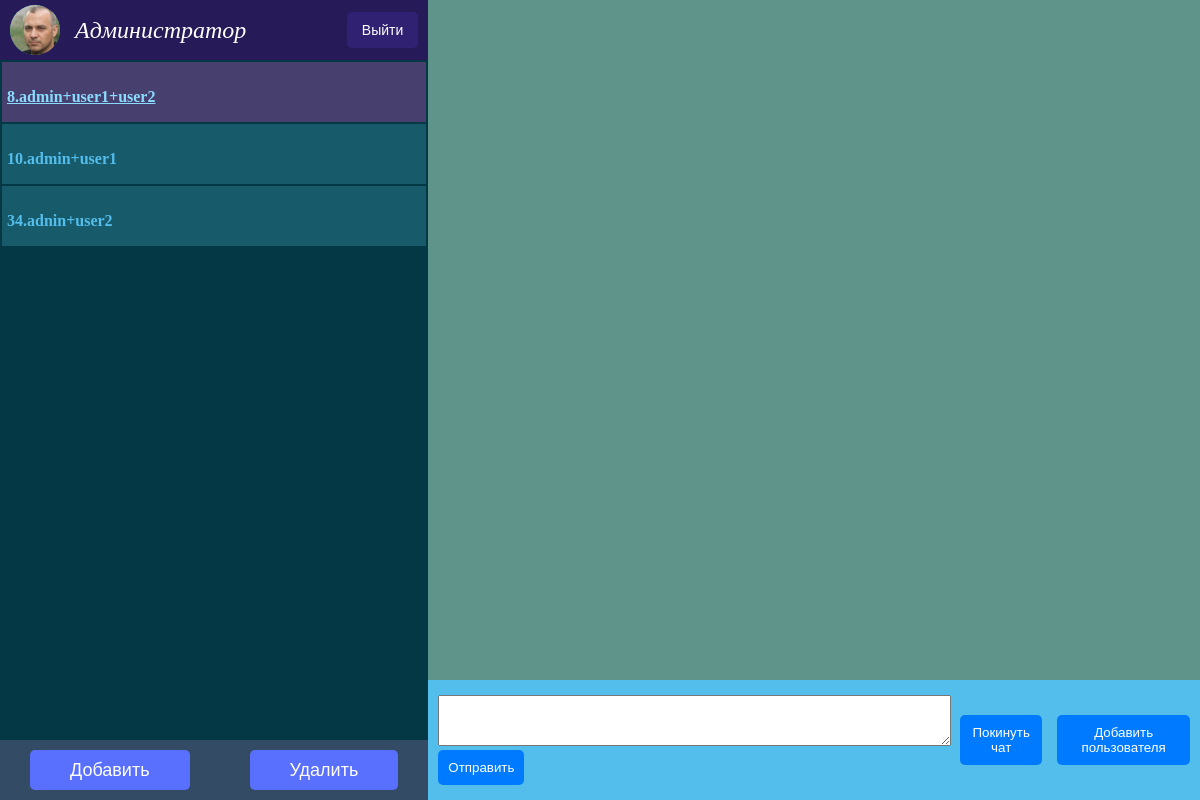
Page / (signed in) on the earlier database version.
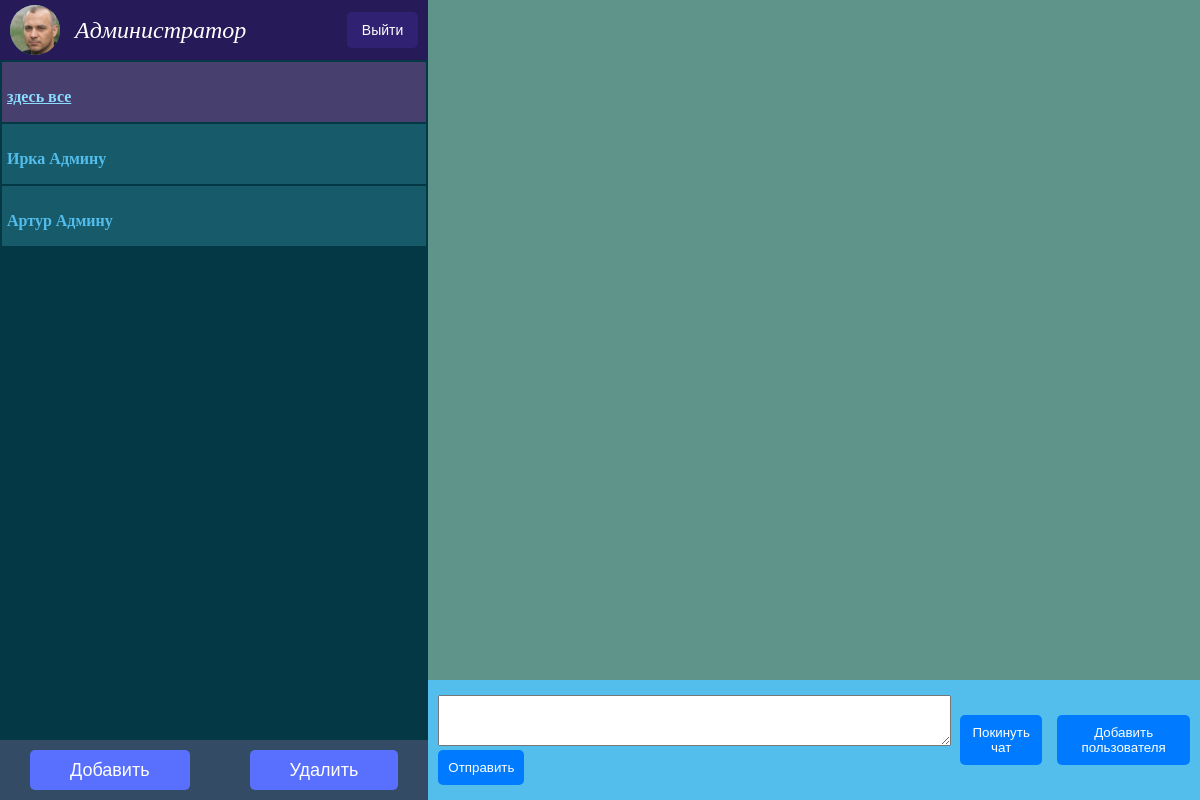
Same page on the later database version.
### app/models.py (models this page shows, shortened)
class Profile(models.Model):
    user = models.OneToOneField(User, on_delete=models.CASCADE)
    portrait = models.ImageField(storage=OverwriteStorage(), upload_to=image_path, null=True, blank=True)
    nickname = models.CharField(max_length=30, default=None, null=True, blank=True)

class Chat(models.Model):
    title = models.CharField(max_length=30, unique=True, verbose_name="Заголовок")
    members = models.ManyToManyField(User, related_name="rooms")
    @property
    def members_list(self):
        return [m.id for m in self.members.all()]

### app/views.py (the view)
# urls.py: path('', views.ChatListView.as_view(), name='home'),
class ChatListView(LoginRequiredMixin, ListView):
    model = models.Chat
    form_class = forms.MessageForm
    template_name = 'app/chatlist.html'
    context_object_name = 'chats'
    def get_queryset(self):
        queryset = super().get_queryset().filter(members__in=[self.request.user])
        return queryset
    def get_context_data(self, **kwargs):
        context = super().get_context_data(**kwargs)
        context['author'] = self.request.user
        profile, creted = models.Profile.objects.get_or_create(user=self.request.user)
        context['profile'] = profile
        context['form'] = self.form_class
        return context

### templates/app/chatlist.html (shortened to what this page needs)
{% extends 'default.html' %}
{% block content %}
  <div class="container">
    <div class="menu">
      <div class="profile">
        <div class="avatar">
          {% if profile.portrait %}
            <img src="{{ profile.portrait.url }}"/>
          {% endif %}
        </div>
        <h2 class="login"><a href="{% url 'profile' %}">{{ profile.nickname|default_if_none:author.username }}</a></h2>
      </div>
      <a href="{% url 'logout' %}" class="button-style">Выйти</a>
    </div>
    <div class="chat-list">
      {% if chats %}
        {% for c in chats %}
          <div id="chat-list_item-{{ c.id }}" class="chat-list_item" chat-id="{{ c.id }}" members="{{ c.members_list }}">
            <h4>{{ c.title }}</h4>
          </div>
        {% endfor %}
      {% endif %}
    </div>
    <div class="chat-manage">
      <button id="chat-create" class="big-button">Добавить</button>
      <button id="chat-destroy" class="big-button">Удалить</button>
    </div>
    <div class="message-list"></div>
    <div class="message-sender">
      <form id="message-sender" action="" method="post">
        {{ form }}
        <button type="submit" id="message-sender-button" class="submit-button">Отправить</button>
      </form>
      <button id="leave-chat" class="submit-button">Покинуть чат</button>
      <button id="recruit-chat" class="submit-button">Добавить пользователя</button>
    </div>
  </div>
{% endblock content %}

### templates/default.html (shortened to what this page needs)
{% load static %}
<!DOCTYPE html>
<html lang="en">
<head>
    <link rel="stylesheet" type="text/css" href="{% static 'css/styles.css' %}">
</head>
<body>
    {% block content %}
    {% endblock content %}
</body>
</html>

### static/css/styles.css (style rules this page uses)
body { margin: 0; padding: 0; background-color: #0a0b2c; }
.container { top: 0; left: 0; min-height: 100vh; display: grid; grid-template-areas: "n m" "l m" "l c" "a c"; grid-template-columns: 1fr 3fr; grid-template-rows: 60px auto 60px 60px; }
.menu { grid-area: n; background-color: #261a58; display: flex; align-items: center; justify-content: space-between; padding: 0 10px; }
.chat-list { grid-area: l; background-color: #033844; overflow-y: auto; max-height: calc(100vh - 120px); }
.message-list { grid-area: m; background-color: #5f948a; overflow-y: auto; max-height: calc(100vh - 120px); }
.chat-manage { display: flex; grid-area: a; background-color: #334b64; justify-content: center; align-items: center; min-height: 60px; }
.chat-list_item { height: 50px; cursor: pointer; vertical-align: middle; text-align: start; padding: 5px; margin: 2px; background-color: #175b6b; color: #53bdeb; }
.chat-list_item-selected { height: 50px; cursor: pointer; vertical-align: middle; text-align: start; text-decoration: underline; padding: 5px; margin: 2px; background-color: #473f6e; color: #8adcff; }
button { cursor: pointer; font-family: Arial, Helvetica, sans-serif; }
.big-button { height: 40px; padding: 10px 40px; margin: auto 30px; background-color: #5970FF; border: none; color: #fff; font-weight: 500; font-size: 18px; border-radius: 5px; }
.submit-button { padding: 10px; background-color: #007bff; color: #fff; border: none; border-radius: 5px; }
.profile { display: flex; align-items: center; justify-content: start; }
.button-style { display: inline-block; padding: 10px 15px; background: #302172; border: none; color: #fff; font-family: Arial, Helvetica, sans-serif; font-size: 14px; border-radius: 5px; text-decoration: none; text-align: center; }

Differences in the rows shown:
removed Chat: title "8.admin+user1+user2"
removed Chat: title "10.admin+user1"
removed Chat: title "34.adnin+user2"
now on this page (row edited): Chat: title "здесь все"
added Chat: title "Ирка Админу"
added Chat: title "Артур Админу"
